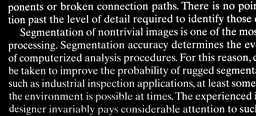
#> input picture datasets/text_frombook.png, 256 x 116 px, shrunk from 2018 x 918 before the run
$ python task5_morphological_O_detection.py
#> lines starting #> are read from the running program, lines starting #| are printed output that depends on the picture; after the words box and inside, x2 and y2 are one past the last pixel; in counts of white or black regions, pixels touching at a corner belong together
#!/usr/bin/env python3
"""
Task 5: Morphological Image Processing - Identify 'O' in Text Image
Image: datasets/text_frombook.png

ใช้ Morphological Operations และ Shape Analysis เพื่อหาตัวอักษร 'O' ในภาพข้อความ
"""

import cv2
import numpy as np
import matplotlib.pyplot as plt
from matplotlib.backends.backend_pdf import PdfPages
from datetime import datetime

print("="*80)
print("TASK 5: MORPHOLOGICAL IMAGE PROCESSING - IDENTIFY 'O'")
print("="*80)

# ========================================
# LOAD IMAGE
# ========================================

image_path = 'datasets/text_frombook.png'
print(f"\n📷 กำลังอ่านภาพ: {image_path}")

img = cv2.imread(image_path)
#> img is the input picture: shape (116, 256, 3); min 0, max 255, mean 38.3
if img is None:
    print(f"❌ Error: ไม่สามารถอ่านภาพได้ {image_path}")
    exit(1)

img_rgb = cv2.cvtColor(img, cv2.COLOR_BGR2RGB)
img_gray = cv2.cvtColor(img, cv2.COLOR_BGR2GRAY)

print(f"✓ อ่านภาพสำเร็จ: {img.shape}")
#| ✓ อ่านภาพสำเร็จ: (116, 256, 3)
print(f"  - Width: {img.shape[1]} pixels")
#|   - Width: 256 pixels
print(f"  - Height: {img.shape[0]} pixels")
#|   - Height: 116 pixels

# ========================================
# PREPROCESSING
# ========================================

print("\n" + "="*80)
print("STEP 1: PREPROCESSING")
print("="*80)

# Apply binary thresholding (Otsu's method)
_, binary = cv2.threshold(img_gray, 0, 255, cv2.THRESH_BINARY_INV + cv2.THRESH_OTSU)
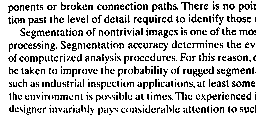
#> binary: shape (116, 256); 80.2% white; black in thin lines or dots

print(f"✓ Binary thresholding (Otsu's method)")
print(f"  - Threshold value: {_:.2f}")
#|   - Threshold value: 83.00

# Remove noise with morphological opening
kernel_noise = np.ones((2, 2), np.uint8)
binary_clean = cv2.morphologyEx(binary, cv2.MORPH_OPEN, kernel_noise)
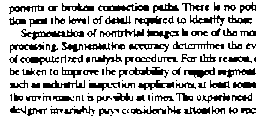
#> binary_clean: shape (116, 256); 74.9% white; 130 black regions (36 under 20 px), largest, box (x1, y1, x2, y2) and area: (21, 29, 84, 40) 263, (98, 4, 149, 11) 212, (129, 67, 168, 78) 174

print(f"✓ Noise removal (Morphological Opening with 2×2 kernel)")

# ========================================
# MORPHOLOGICAL OPERATIONS
# ========================================

print("\n" + "="*80)
print("STEP 2: MORPHOLOGICAL OPERATIONS")
print("="*80)

# Dilation to connect broken parts
kernel_dilate = np.ones((2, 2), np.uint8)
dilated = cv2.dilate(binary_clean, kernel_dilate, iterations=1)
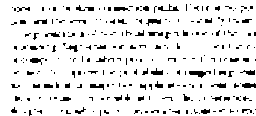
#> dilated: shape (116, 256); 90% white; black in thin lines or dots
print(f"✓ Dilation (2×2 kernel, 1 iteration)")

# Erosion to separate touching characters
kernel_erode = np.ones((1, 1), np.uint8)
eroded = cv2.erode(dilated, kernel_erode, iterations=1)
print(f"✓ Erosion (1×1 kernel, 1 iteration)")

# Use cleaned binary for detection
processed_binary = eroded

# ========================================
# CONNECTED COMPONENT ANALYSIS
# ========================================

print("\n" + "="*80)
print("STEP 3: CONNECTED COMPONENT ANALYSIS")
print("="*80)

# Find contours
contours, hierarchy = cv2.findContours(processed_binary, cv2.RETR_CCOMP, cv2.CHAIN_APPROX_SIMPLE)
#> contours = 299 contours, 227 with area under 20; largest, box (x1, y1, x2, y2) and area: (0, 0, 256, 116) 29214, (188, 70, 207, 79) 96, (157, 3, 180, 12) 88, (145, 18, 162, 27) 79, (89, 83, 105, 91) 72

print(f"✓ พบ contours ทั้งหมด: {len(contours)}")
#| ✓ พบ contours ทั้งหมด: 299

# ========================================
# IDENTIFY 'O' CHARACTERS
# ========================================

print("\n" + "="*80)
print("STEP 4: IDENTIFY 'O' CHARACTERS")
print("="*80)

# Create output image
output_img = img_rgb.copy()
detection_mask = np.zeros_like(img_gray)

# Statistics
o_candidates = []
all_characters_stats = []

print("\nกำลังวิเคราะห์ลักษณะของแต่ละ contour...")

for i, contour in enumerate(contours):
    # Get contour properties
    area = cv2.contourArea(contour)

    # Skip very small contours (noise)
    if area < 100:
        continue

    # Get bounding box
    x, y, w, h = cv2.boundingRect(contour)

    # Calculate shape features
    perimeter = cv2.arcLength(contour, True)

    # Circularity: 4π × area / perimeter²
    # Perfect circle = 1.0
    if perimeter > 0:
        circularity = 4 * np.pi * area / (perimeter * perimeter)
    else:
        circularity = 0

    # Aspect ratio
    if h > 0:
        aspect_ratio = w / h
    else:
        aspect_ratio = 0

    # Extent: area / bounding_box_area
    bbox_area = w * h
    if bbox_area > 0:
        extent = area / bbox_area
    else:
        extent = 0

    # Check if it has a hole (for 'O', 'o', 'Q', etc.)
    # Hierarchy format: [Next, Previous, First_Child, Parent]
    # If First_Child >= 0, it has a hole
    has_hole = hierarchy[0][i][2] >= 0 if hierarchy is not None else False

    # Solidity: area / convex_hull_area
    hull = cv2.convexHull(contour)
    hull_area = cv2.contourArea(hull)
    if hull_area > 0:
        solidity = area / hull_area
    else:
        solidity = 0

    # Store stats
    stats = {
        'index': i,
        'area': area,
        'perimeter': perimeter,
        'circularity': circularity,
        'aspect_ratio': aspect_ratio,
        'extent': extent,
        'has_hole': has_hole,
        'solidity': solidity,
        'bbox': (x, y, w, h),
        'contour': contour
    }
    all_characters_stats.append(stats)

    # ========================================
    # CRITERIA FOR 'O' DETECTION
    # ========================================
    # 'O' typically has:
    # 1. High circularity (0.65 - 1.0)
    # 2. Aspect ratio close to 1 (0.6 - 1.4)
    # 3. Has a hole (internal contour)
    # 4. Good extent (fills bounding box)
    # 5. High solidity
    # 6. Reasonable size

    is_O = False

    if (circularity > 0.65 and
        0.6 <= aspect_ratio <= 1.4 and
        has_hole and
        extent > 0.5 and
        solidity > 0.85 and
        100 < area < 5000 and
        w > 10 and h > 10):

        is_O = True
        o_candidates.append(stats)

        # Draw green rectangle around detected 'O'
        cv2.rectangle(output_img, (x, y), (x+w, y+h), (0, 255, 0), 2)
        cv2.putText(output_img, 'O', (x, y-5), cv2.FONT_HERSHEY_SIMPLEX,
                   0.6, (0, 255, 0), 2)

        # Draw on detection mask
        cv2.drawContours(detection_mask, [contour], -1, 255, -1)

        print(f"\n✓ พบ 'O' #{len(o_candidates)}:")
        print(f"  - Position: ({x}, {y})")
        print(f"  - Size: {w}×{h}")
        print(f"  - Circularity: {circularity:.3f}")
        print(f"  - Aspect Ratio: {aspect_ratio:.3f}")
        print(f"  - Extent: {extent:.3f}")
        print(f"  - Solidity: {solidity:.3f}")
        print(f"  - Has hole: {has_hole}")
#> this loop made 299 passes
#> (area, x, y, w, h, perimeter, circularity, aspect_ratio) on pass 1: (29214.5, 0, 0, 256, 116, 797.7, 0.577, 2.21)
#> area on passes 19, 27, 30, 34, 35, 45: 26.5, 27, 45.5, 43.5, 31, 28.5
#> detection_mask: shape (116, 256); every value is 0
#> after the loop, all_characters_stats = 1 item; o_candidates = []

print("\n" + "="*80)
print(f"สรุป: พบตัวอักษร 'O' ทั้งหมด {len(o_candidates)} ตัว")
#| สรุป: พบตัวอักษร 'O' ทั้งหมด 0 ตัว
print("="*80)

# ========================================
# VISUALIZATION
# ========================================

print("\nกำลังสร้างกราฟแสดงผล...")

# Figure 1: Processing Steps
fig1, axes1 = plt.subplots(2, 3, figsize=(15, 10))
fig1.suptitle('Morphological Image Processing - Step by Step', fontsize=16, fontweight='bold')

# Original
axes1[0, 0].imshow(img_rgb)
axes1[0, 0].set_title('Original Image', fontweight='bold')
axes1[0, 0].axis('off')

# Grayscale
axes1[0, 1].imshow(img_gray, cmap='gray')
axes1[0, 1].set_title('Grayscale', fontweight='bold')
axes1[0, 1].axis('off')

# Binary (Otsu)
axes1[0, 2].imshow(binary, cmap='gray')
axes1[0, 2].set_title("Binary (Otsu's Threshold)", fontweight='bold')
axes1[0, 2].axis('off')

# After Opening (noise removal)
axes1[1, 0].imshow(binary_clean, cmap='gray')
axes1[1, 0].set_title('After Opening (Noise Removal)', fontweight='bold')
axes1[1, 0].axis('off')

# After Dilation & Erosion
axes1[1, 1].imshow(processed_binary, cmap='gray')
axes1[1, 1].set_title('After Dilation & Erosion', fontweight='bold')
axes1[1, 1].axis('off')

# Detection Mask
axes1[1, 2].imshow(detection_mask, cmap='hot')
axes1[1, 2].set_title(f"Detected 'O' Characters: {len(o_candidates)}", fontweight='bold', color='green')
axes1[1, 2].axis('off')

plt.tight_layout()
fig1.savefig('output/task5_processing_steps.png', dpi=150, bbox_inches='tight')

# Figure 2: Final Detection Result
fig2, axes2 = plt.subplots(1, 2, figsize=(16, 8))
fig2.suptitle(f"Task 5: 'O' Character Detection - Found {len(o_candidates)} Characters",
             fontsize=16, fontweight='bold')

# Original with detections
axes2[0].imshow(img_rgb)
axes2[0].set_title('Original Image', fontsize=14)
axes2[0].axis('off')

# Result with detections
axes2[1].imshow(output_img)
axes2[1].set_title(f"Detection Result ({len(o_candidates)} 'O' characters found)",
                  fontsize=14, fontweight='bold', color='green')
axes2[1].axis('off')

plt.tight_layout()
fig2.savefig('output/task5_detection_result.png', dpi=150, bbox_inches='tight')
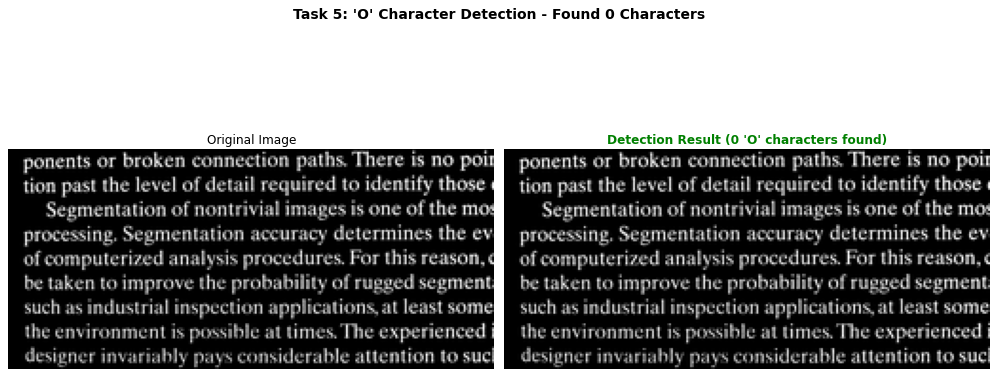
#> figure drawn by matplotlib, 2 panels

# Figure 3: Individual O Detections
if len(o_candidates) > 0:
    n_cols = min(6, len(o_candidates))
    n_rows = (len(o_candidates) - 1) // n_cols + 1

    fig3, axes3 = plt.subplots(n_rows, n_cols, figsize=(2.5*n_cols, 3*n_rows))
    fig3.suptitle("Detected 'O' Characters - Close-up View", fontsize=16, fontweight='bold')

    if n_rows == 1 and n_cols == 1:
        axes3 = np.array([[axes3]])
    elif n_rows == 1:
        axes3 = axes3.reshape(1, -1)
    elif n_cols == 1:
        axes3 = axes3.reshape(-1, 1)

    for idx, o_stat in enumerate(o_candidates):
        row = idx // n_cols
        col = idx % n_cols

        x, y, w, h = o_stat['bbox']

        # Extract ROI with padding
        pad = 5
        y1 = max(0, y-pad)
        y2 = min(img_rgb.shape[0], y+h+pad)
        x1 = max(0, x-pad)
        x2 = min(img_rgb.shape[1], x+w+pad)

        roi = img_rgb[y1:y2, x1:x2]

        axes3[row, col].imshow(roi)
        axes3[row, col].set_title(f"O #{idx+1}\nCirc:{o_stat['circularity']:.2f} AR:{o_stat['aspect_ratio']:.2f}",
                                 fontsize=9)
        axes3[row, col].axis('off')

    # Hide empty subplots
    for idx in range(len(o_candidates), n_rows * n_cols):
        row = idx // n_cols
        col = idx % n_cols
        axes3[row, col].axis('off')

    plt.tight_layout()
    fig3.savefig('output/task5_detected_O_closeup.png', dpi=150, bbox_inches='tight')

# Figure 4: Analysis & Statistics
fig4 = plt.figure(figsize=(14, 10))
gs = fig4.add_gridspec(3, 2, hspace=0.3, wspace=0.3)

fig4.suptitle("Shape Analysis & Statistics", fontsize=16, fontweight='bold')

# Plot 1: Circularity distribution
ax1 = fig4.add_subplot(gs[0, 0])
circularities = [s['circularity'] for s in all_characters_stats]
#> circularities = [0.577]
o_circularities = [s['circularity'] for s in o_candidates]
#> o_circularities = []
ax1.hist(circularities, bins=30, alpha=0.5, label='All characters', color='blue')
ax1.hist(o_circularities, bins=15, alpha=0.7, label="Detected 'O'", color='green')
ax1.axvline(0.65, color='red', linestyle='--', label='Threshold (0.65)')
ax1.set_xlabel('Circularity')
ax1.set_ylabel('Frequency')
ax1.set_title('Circularity Distribution')
ax1.legend()
ax1.grid(alpha=0.3)

# Plot 2: Aspect Ratio distribution
ax2 = fig4.add_subplot(gs[0, 1])
aspect_ratios = [s['aspect_ratio'] for s in all_characters_stats]
#> aspect_ratios = [2.21]
o_aspect_ratios = [s['aspect_ratio'] for s in o_candidates]
#> o_aspect_ratios = []
ax2.hist(aspect_ratios, bins=30, alpha=0.5, label='All characters', color='blue')
ax2.hist(o_aspect_ratios, bins=15, alpha=0.7, label="Detected 'O'", color='green')
ax2.axvline(0.6, color='red', linestyle='--', label='Lower threshold')
ax2.axvline(1.4, color='red', linestyle='--', label='Upper threshold')
ax2.set_xlabel('Aspect Ratio (Width/Height)')
ax2.set_ylabel('Frequency')
ax2.set_title('Aspect Ratio Distribution')
ax2.legend()
ax2.grid(alpha=0.3)

# Plot 3: Extent distribution
ax3 = fig4.add_subplot(gs[1, 0])
extents = [s['extent'] for s in all_characters_stats]
#> extents = [0.984]
o_extents = [s['extent'] for s in o_candidates]
#> o_extents = []
ax3.hist(extents, bins=30, alpha=0.5, label='All characters', color='blue')
ax3.hist(o_extents, bins=15, alpha=0.7, label="Detected 'O'", color='green')
ax3.axvline(0.5, color='red', linestyle='--', label='Threshold (0.5)')
ax3.set_xlabel('Extent (Area/BBox Area)')
ax3.set_ylabel('Frequency')
ax3.set_title('Extent Distribution')
ax3.legend()
ax3.grid(alpha=0.3)

# Plot 4: Scatter plot - Circularity vs Aspect Ratio
ax4 = fig4.add_subplot(gs[1, 1])
for s in all_characters_stats:
    if s in o_candidates:
        ax4.scatter(s['aspect_ratio'], s['circularity'], c='green', s=50, alpha=0.7, label="'O'")
    else:
        ax4.scatter(s['aspect_ratio'], s['circularity'], c='blue', s=20, alpha=0.3)
#> this loop made 1 pass

# Draw decision boundaries
ax4.axhline(0.65, color='red', linestyle='--', alpha=0.5)
ax4.axvline(0.6, color='red', linestyle='--', alpha=0.5)
ax4.axvline(1.4, color='red', linestyle='--', alpha=0.5)
ax4.set_xlabel('Aspect Ratio')
ax4.set_ylabel('Circularity')
ax4.set_title('Feature Space: Circularity vs Aspect Ratio')
ax4.grid(alpha=0.3)

# Plot 5: Detection Criteria Summary
ax5 = fig4.add_subplot(gs[2, :])
ax5.axis('off')

criteria_text = f"""
DETECTION CRITERIA FOR 'O':
━━━━━━━━━━━━━━━━━━━━━━━━━━━━━━━━━━━━━━━━━━━━━━━━━━━━━━━━━━━━━━━━━━━━━━━━━━━━━━━━━━━━━

1. Circularity > 0.65              (measures how close to a circle)
2. Aspect Ratio: 0.6 - 1.4         (width/height ratio)
3. Has Internal Hole = True        (characteristic of 'O')
4. Extent > 0.5                    (how much area fills bounding box)
5. Solidity > 0.85                 (area/convex_hull_area)
6. Area: 100 - 5000 pixels         (reasonable size range)
7. Width and Height > 10 pixels    (minimum size)

RESULTS:
━━━━━━━━━━━━━━━━━━━━━━━━━━━━━━━━━━━━━━━━━━━━━━━━━━━━━━━━━━━━━━━━━━━━━━━━━━━━━━━━━━━━━

• Total contours analyzed: {len(contours)}
• Characters with sufficient size: {len(all_characters_stats)}
• 'O' characters detected: {len(o_candidates)}
• Detection accuracy depends on image quality and font characteristics

MORPHOLOGICAL OPERATIONS USED:
━━━━━━━━━━━━━━━━━━━━━━━━━━━━━━━━━━━━━━━━━━━━━━━━━━━━━━━━━━━━━━━━━━━━━━━━━━━━━━━━━━━━━

• Binary Thresholding (Otsu's method)
• Opening (noise removal)
• Dilation (connect broken parts)
• Erosion (separate touching characters)
"""

ax5.text(0.05, 0.95, criteria_text, fontsize=10, family='monospace',
        verticalalignment='top',
        bbox=dict(boxstyle='round', facecolor='lightblue', alpha=0.3))

plt.tight_layout()
fig4.savefig('output/task5_analysis_statistics.png', dpi=150, bbox_inches='tight')
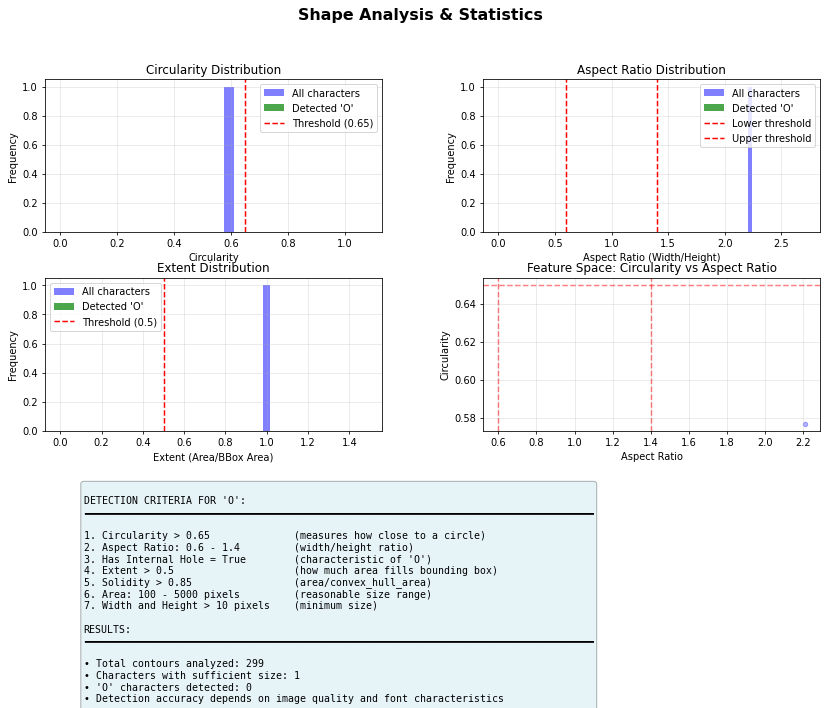
#> figure drawn by matplotlib, 4 panels; panel 1: tallest bar 1 high, from x = 0.577 to 0.61; panel 2: tallest bar 1 high, from x = 2.21 to 2.24; panel 3: tallest bar 1 high, from x = 0.984 to 1.02

print("\n✓ บันทึกกราฟ:")
print("  - output/task5_processing_steps.png")
print("  - output/task5_detection_result.png")
print("  - output/task5_detected_O_closeup.png")
print("  - output/task5_analysis_statistics.png")

# ========================================
# CREATE PDF REPORT
# ========================================

print("\n" + "="*80)
print("กำลังสร้าง PDF Report...")
print("="*80)

pdf_filename = 'output/Task5_Morphological_O_Detection_Report.pdf'

with PdfPages(pdf_filename) as pdf:

    # Page 1: Title and Theory
    fig_title = plt.figure(figsize=(8.5, 11))
    fig_title.text(0.5, 0.95, "Task 5: Morphological Image Processing",
                   ha='center', fontsize=18, fontweight='bold')
    fig_title.text(0.5, 0.92, "Identify 'O' Characters in Text Image",
                   ha='center', fontsize=14)
    fig_title.text(0.5, 0.89, f'Generated: {datetime.now().strftime("%Y-%m-%d %H:%M:%S")}',
                   ha='center', fontsize=10, style='italic')

    theory_text = f"""
    OBJECTIVE:
    ──────────────────────────────────────────────────────────────────────────────
    ใช้ Morphological Image Processing และ Shape Analysis เพื่อตรวจจับและระบุตำแหน่ง
    ของตัวอักษร 'O' ในภาพข้อความ


    METHODOLOGY:
    ──────────────────────────────────────────────────────────────────────────────

    1. PREPROCESSING:
       • Convert to grayscale
       • Binary thresholding (Otsu's method)
       • Morphological opening (noise removal)

    2. MORPHOLOGICAL OPERATIONS:
       • Dilation: เชื่อมส่วนที่ขาดหาย
       • Erosion: แยกตัวอักษรที่ติดกัน

    3. CONNECTED COMPONENT ANALYSIS:
       • หา contours ทั้งหมด
       • คำนวณ shape features

    4. SHAPE ANALYSIS & DETECTION:
       • Circularity: 4π × area / perimeter²
       • Aspect Ratio: width / height
       • Extent: area / bounding_box_area
       • Solidity: area / convex_hull_area
       • Hole detection: ตรวจสอบ internal contour


    DETECTION CRITERIA FOR 'O':
    ──────────────────────────────────────────────────────────────────────────────

    ✓ Circularity > 0.65
    ✓ Aspect Ratio between 0.6 - 1.4
    ✓ Has internal hole (characteristic of 'O')
    ✓ Extent > 0.5
    ✓ Solidity > 0.85
    ✓ Area: 100 - 5000 pixels
    ✓ Minimum width and height: 10 pixels


    RESULTS SUMMARY:
    ──────────────────────────────────────────────────────────────────────────────

    • Image: {image_path}
    • Image size: {img.shape[1]} × {img.shape[0]} pixels
    • Total contours: {len(contours)}
    • Valid characters: {len(all_characters_stats)}
    • 'O' characters detected: {len(o_candidates)}


    KEY FEATURES OF 'O':
    ──────────────────────────────────────────────────────────────────────────────

    1. ลักษณะกลม หรือรูปไข่ (high circularity)
    2. อัตราส่วน width/height ใกล้เคียง 1
    3. มีช่องว่างภายใน (internal hole)
    4. เติมเต็มพื้นที่ bounding box ได้ดี (high extent)
    5. มีความนูน (high solidity)
    """

    fig_title.text(0.1, 0.82, theory_text, fontsize=9, family='monospace',
                   verticalalignment='top',
                   bbox=dict(boxstyle='round', facecolor='lightyellow', alpha=0.5))

    fig_title.text(0.5, 0.02, 'Page 1', ha='center', fontsize=8)
    plt.axis('off')
    pdf.savefig(fig_title, bbox_inches='tight')
    plt.close()

    # Page 2: Processing Steps
    pdf.savefig(fig1, bbox_inches='tight')

    # Page 3: Detection Result
    pdf.savefig(fig2, bbox_inches='tight')

    # Page 4: Close-up of detected O's
    if len(o_candidates) > 0:
        pdf.savefig(fig3, bbox_inches='tight')

    # Page 5: Analysis & Statistics
    pdf.savefig(fig4, bbox_inches='tight')

    # Page 6+: Source Code
    with open(__file__, 'r', encoding='utf-8') as f:
        source_code = f.read()

    lines_per_page = 75
    code_lines = source_code.split('\n')

    page_num = 6 if len(o_candidates) > 0 else 5
#> page_num = 5
    for i in range(0, len(code_lines), lines_per_page):
        fig_code_page = plt.figure(figsize=(8.5, 11))
        code_chunk = '\n'.join(code_lines[i:i+lines_per_page])

        fig_code_page.text(0.5, 0.98, f'Source Code (Page {page_num - (5 if len(o_candidates) > 0 else 4)})',
                          ha='center', fontsize=14, fontweight='bold')
        fig_code_page.text(0.05, 0.95, code_chunk, fontsize=6, family='monospace',
                          verticalalignment='top', wrap=True)
        fig_code_page.text(0.5, 0.02, f'Page {page_num}', ha='center', fontsize=8)
        plt.axis('off')
        pdf.savefig(fig_code_page, bbox_inches='tight')
        plt.close(fig_code_page)
        page_num += 1
#> after the loop, page_num = 14

    # PDF metadata
    d = pdf.infodict()
#> d = 3 items
    d['Title'] = "Task 5: Morphological Image Processing - O Detection"
    d['Author'] = 'Image Processing Course'
    d['Subject'] = 'Morphological Operations, Character Recognition'
    d['Keywords'] = 'Morphology, OCR, Shape Analysis, Character Detection'
    d['CreationDate'] = datetime.now()

print(f"\n✓ สร้าง PDF สำเร็จ: {pdf_filename}")

# ========================================
# SAVE DETECTED O COORDINATES
# ========================================

coords_file = 'output/task5_detected_O_coordinates.txt'
with open(coords_file, 'w', encoding='utf-8') as f:
    f.write("Detected 'O' Characters - Coordinates and Properties\n")
    f.write("="*80 + "\n\n")
    f.write(f"Image: {image_path}\n")
    f.write(f"Total 'O' detected: {len(o_candidates)}\n\n")

    for idx, o_stat in enumerate(o_candidates):
        x, y, w, h = o_stat['bbox']
        f.write(f"O #{idx+1}:\n")
        f.write(f"  Position: (x={x}, y={y})\n")
        f.write(f"  Size: {w}×{h} pixels\n")
        f.write(f"  Circularity: {o_stat['circularity']:.4f}\n")
        f.write(f"  Aspect Ratio: {o_stat['aspect_ratio']:.4f}\n")
        f.write(f"  Extent: {o_stat['extent']:.4f}\n")
        f.write(f"  Solidity: {o_stat['solidity']:.4f}\n")
        f.write(f"  Area: {o_stat['area']:.0f} pixels\n")
        f.write("\n")
#> this loop made 0 passes

print(f"✓ บันทึกพิกัด: {coords_file}")

# ========================================
# FINAL SUMMARY
# ========================================

print("\n" + "="*80)
print("สรุปผลการตรวจจับ")
print("="*80)

print(f"""
ภาพต้นฉบับ: {image_path}
ขนาดภาพ: {img.shape[1]} × {img.shape[0]} pixels

เทคนิคที่ใช้:
• Morphological Image Processing
• Connected Component Analysis
• Shape Analysis (Circularity, Aspect Ratio, Extent, Solidity)
• Hole Detection

ผลลัพธ์:
• พบตัวอักษร 'O' ทั้งหมด: {len(o_candidates)} ตัว
• จากจำนวน contours ทั้งหมด: {len(contours)} contours

ไฟล์ที่สร้าง:
📄 {pdf_filename}
📊 output/task5_processing_steps.png
📊 output/task5_detection_result.png
📊 output/task5_detected_O_closeup.png
📊 output/task5_analysis_statistics.png
📝 {coords_file}
""")
#> (printed output is left out)

print("="*80)
print("✅ Task 5 เสร็จสมบูรณ์!")
print("="*80)

# Show plots
plt.show()
